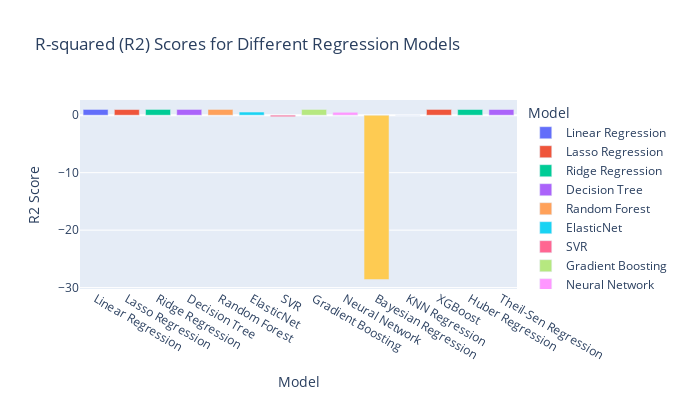

Here is the notebook cell this chart was saved with:
### Code cell
r2_scores = []

for clf_name, clf in regressors:
    # Fit clf to the training set
    clf.fit(X_train, y_train)

    # Predict y_pred
    y_pred = clf.predict(X_test)

    r2 = r2_score(y_test, y_pred)
    
    r2_scores.append({'Model': clf_name, 'R2 Score': r2})

# Create a DataFrame for the R2 scores
r2_df = pd.DataFrame(r2_scores)

# Create the bar plot using Plotly Express
fig = px.bar(r2_df, x='Model', y='R2 Score', color='Model',
             title='R-squared (R2) Scores for Different Regression Models',
             width=700, height=400)

# Show the plot
fig.show()

### Figure 1 — Plotly figure (JSON) as saved in the notebook; plotly's stock layout.template omitted (floating-point values rounded to 4 significant figures)
{"data": [{"alignmentgroup": "True", "hovertemplate": "Model=%{x}<br>R2 Score=%{y}<extra></extra>", "legendgroup": "Linear Regression", "marker": {"color": "#636efa", "pattern": {"shape": ""}}, "name": "Linear Regression", "offsetgroup": "Linear Regression", "orientation": "v", "showlegend": true, "textposition": "auto", "type": "bar", "x": ["Linear Regression"], "xaxis": "x", "y": [0.9999], "yaxis": "y"}, {"alignmentgroup": "True", "hovertemplate": "Model=%{x}<br>R2 Score=%{y}<extra></extra>", "legendgroup": "Lasso Regression", "marker": {"color": "#EF553B", "pattern": {"shape": ""}}, "name": "Lasso Regression", "offsetgroup": "Lasso Regression", "orientation": "v", "showlegend": true, "textposition": "auto", "type": "bar", "x": ["Lasso Regression"], "xaxis": "x", "y": [0.9842], "yaxis": "y"}, {"alignmentgroup": "True", "hovertemplate": "Model=%{x}<br>R2 Score=%{y}<extra></extra>", "legendgroup": "Ridge Regression", "marker": {"color": "#00cc96", "pattern": {"shape": ""}}, "name": "Ridge Regression", "offsetgroup": "Ridge Regression", "orientation": "v", "showlegend": true, "textposition": "auto", "type": "bar", "x": ["Ridge Regression"], "xaxis": "x", "y": [0.9999], "yaxis": "y"}, {"alignmentgroup": "True", "hovertemplate": "Model=%{x}<br>R2 Score=%{y}<extra></extra>", "legendgroup": "Decision Tree", "marker": {"color": "#ab63fa", "pattern": {"shape": ""}}, "name": "Decision Tree", "offsetgroup": "Decision Tree", "orientation": "v", "showlegend": true, "textposition": "auto", "type": "bar", "x": ["Decision Tree"], "xaxis": "x", "y": [0.9998], "yaxis": "y"}, {"alignmentgroup": "True", "hovertemplate": "Model=%{x}<br>R2 Score=%{y}<extra></extra>", "legendgroup": "Random Forest", "marker": {"color": "#FFA15A", "pattern": {"shape": ""}}, "name": "Random Forest", "offsetgroup": "Random Forest", "orientation": "v", "showlegend": true, "textposition": "auto", "type": "bar", "x": ["Random Forest"], "xaxis": "x", "y": [0.9999], "yaxis": "y"}, {"alignmentgroup": "True", "hovertemplate": "Model=%{x}<br>R2 Score=%{y}<extra></extra>", "legendgroup": "ElasticNet", "marker": {"color": "#19d3f3", "pattern": {"shape": ""}}, "name": "ElasticNet", "offsetgroup": "ElasticNet", "orientation": "v", "showlegend": true, "textposition": "auto", "type": "bar", "x": ["ElasticNet"], "xaxis": "x", "y": [0.549], "yaxis": "y"}, {"alignmentgroup": "True", "hovertemplate": "Model=%{x}<br>R2 Score=%{y}<extra></extra>", "legendgroup": "SVR", "marker": {"color": "#FF6692", "pattern": {"shape": ""}}, "name": "SVR", "offsetgroup": "SVR", "orientation": "v", "showlegend": true, "textposition": "auto", "type": "bar", "x": ["SVR"], "xaxis": "x", "y": [-0.2629], "yaxis": "y"}, {"alignmentgroup": "True", "hovertemplate": "Model=%{x}<br>R2 Score=%{y}<extra></extra>", "legendgroup": "Gradient Boosting", "marker": {"color": "#B6E880", "pattern": {"shape": ""}}, "name": "Gradient Boosting", "offsetgroup": "Gradient Boosting", "orientation": "v", "showlegend": true, "textposition": "auto", "type": "bar", "x": ["Gradient Boosting"], "xaxis": "x", "y": [0.9997], "yaxis": "y"}, {"alignmentgroup": "True", "hovertemplate": "Model=%{x}<br>R2 Score=%{y}<extra></extra>", "legendgroup": "Neural Network", "marker": {"color": "#FF97FF", "pattern": {"shape": ""}}, "name": "Neural Network", "offsetgroup": "Neural Network", "orientation": "v", "showlegend": true, "textposition": "auto", "type": "bar", "x": ["Neural Network"], "xaxis": "x", "y": [0.5052], "yaxis": "y"}, {"alignmentgroup": "True", "hovertemplate": "Model=%{x}<br>R2 Score=%{y}<extra></extra>", "legendgroup": "Bayesian Regression", "marker": {"color": "#FECB52", "pattern": {"shape": ""}}, "name": "Bayesian Regression", "offsetgroup": "Bayesian Regression", "orientation": "v", "showlegend": true, "textposition": "auto", "type": "bar", "x": ["Bayesian Regression"], "xaxis": "x", "y": [-28.6], "yaxis": "y"}, {"alignmentgroup": "True", "hovertemplate": "Model=%{x}<br>R2 Score=%{y}<extra></extra>", "legendgroup": "KNN Regression", "marker": {"color": "#636efa", "pattern": {"shape": ""}}, "name": "KNN Regression", "offsetgroup": "KNN Regression", "orientation": "v", "showlegend": true, "textposition": "auto", "type": "bar", "x": ["KNN Regression"], "xaxis": "x", "y": [0.006883], "yaxis": "y"}, {"alignmentgroup": "True", "hovertemplate": "Model=%{x}<br>R2 Score=%{y}<extra></extra>", "legendgroup": "XGBoost", "marker": {"color": "#EF553B", "pattern": {"shape": ""}}, "name": "XGBoost", "offsetgroup": "XGBoost", "orientation": "v", "showlegend": true, "textposition": "auto", "type": "bar", "x": ["XGBoost"], "xaxis": "x", "y": [0.9999], "yaxis": "y"}, {"alignmentgroup": "True", "hovertemplate": "Model=%{x}<br>R2 Score=%{y}<extra></extra>", "legendgroup": "Huber Regression", "marker": {"color": "#00cc96", "pattern": {"shape": ""}}, "name": "Huber Regression", "offsetgroup": "Huber Regression", "orientation": "v", "showlegend": true, "textposition": "auto", "type": "bar", "x": ["Huber Regression"], "xaxis": "x", "y": [0.9888], "yaxis": "y"}, {"alignmentgroup": "True", "hovertemplate": "Model=%{x}<br>R2 Score=%{y}<extra></extra>", "legendgroup": "Theil-Sen Regression", "marker": {"color": "#ab63fa", "pattern": {"shape": ""}}, "name": "Theil-Sen Regression", "offsetgroup": "Theil-Sen Regression", "orientation": "v", "showlegend": true, "textposition": "auto", "type": "bar", "x": ["Theil-Sen Regression"], "xaxis": "x", "y": [0.9913], "yaxis": "y"}], "layout": {"barmode": "relative", "height": 400, "legend": {"title": {"text": "Model"}, "tracegroupgap": 0}, "title": {"text": "R-squared (R2) Scores for Different Regression Models"}, "width": 700, "xaxis": {"anchor": "y", "categoryarray": ["Linear Regression", "Lasso Regression", "Ridge Regression", "Decision Tree", "Random Forest", "ElasticNet", "SVR", "Gradient Boosting", "Neural Network", "Bayesian Regression", "KNN Regression", "XGBoost", "Huber Regression", "Theil-Sen Regression"], "categoryorder": "array", "domain": [0, 1], "title": {"text": "Model"}}, "yaxis": {"anchor": "x", "domain": [0, 1], "title": {"text": "R2 Score"}}}}
